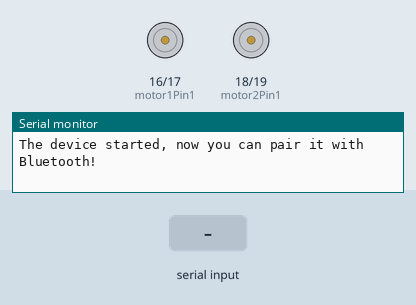
This sketch was run on a simulated ESP32. Parts: motor-driver pin pairs drawn as motors (green arrow = first pin HIGH = forward, orange = second pin HIGH = backward, longer = more drive, scaled by the enable pin), the last lines printed to the serial monitor. The inputs (shaded band) are chosen by the test bench. Nothing arrives over Bluetooth unless stated.

Above: at 1.2 s.
1.3 s: "f" received over the second serial link
At 2.4 s:
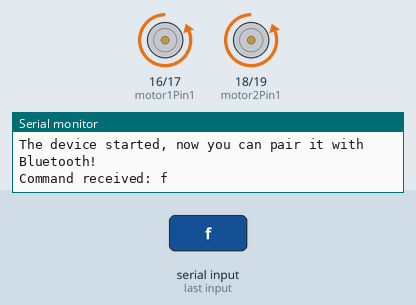
2.8 s: "b" received over the second serial link
At 3.5 s:
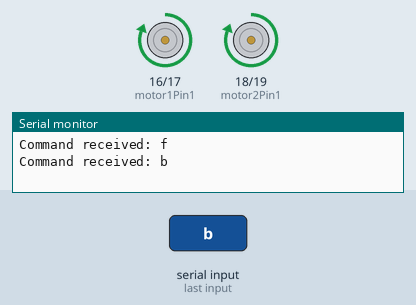
4.3 s: "r" received over the second serial link
At 4.7 s:
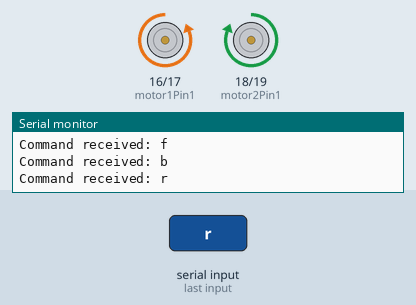
5.8 s: "l" received over the second serial link
At 7.0 s:
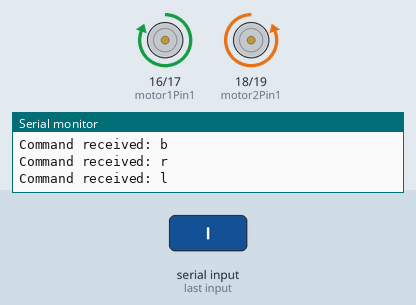
7.3 s: "g" received over the second serial link
At 8.2 s:
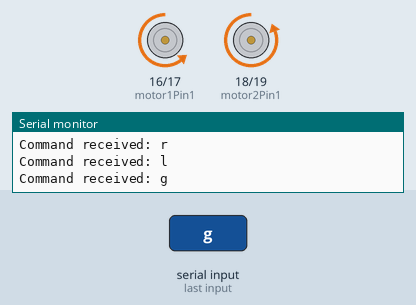
8.8 s: "i" received over the second serial link
At 9.3 s:
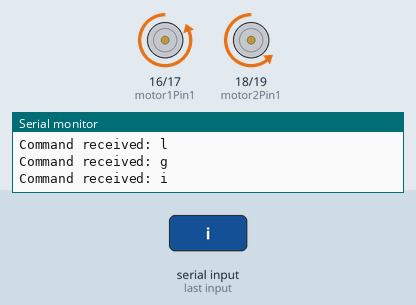
Timing chart, 0 to 11.3 s (numbered marks = the images above; inputs shaded):
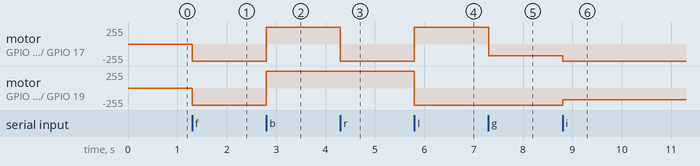

The sketch:

ESP_BT_IF_ELSE_MOD.ino
```cpp
#include <BluetoothSerial.h>
#include <driver/ledc.h>


BluetoothSerial SerialBT;

// Motor Driver Pins
#define motor1Pin1   16
#define motor1Pin2   17
#define motor2Pin1   18
#define motor2Pin2   19

#define enA   25
#define enB   26

const int pwmFrequency = 5000;
const int pwmResolution = 8;
const int pwmChannelA = 0;
const int pwmChannelB = 1;

void setup() {
  pinMode(motor1Pin1, OUTPUT);
  pinMode(motor1Pin2, OUTPUT);
  pinMode(motor2Pin1, OUTPUT);
  pinMode(motor2Pin2, OUTPUT);
  pinMode(enA, OUTPUT);
  pinMode(enB, OUTPUT);

  // Setup PWM channels
  ledcSetup(pwmChannelA, pwmFrequency, pwmResolution);
  ledcSetup(pwmChannelB, pwmFrequency, pwmResolution);

  // Attach PWM channels to GPIO pins
  ledcAttachPin(enA, pwmChannelA);
  ledcAttachPin(enB, pwmChannelB);

  Serial.begin(115200);
  SerialBT.begin("ESP32_Soccer_Robot"); // Name of your ESP32 Bluetooth
  Serial.println("The device started, now you can pair it with Bluetooth!");
}

void loop() {
  if (SerialBT.available()) {
    char command = SerialBT.read();
    Serial.print("Command received: ");
    Serial.println(command);

    int motorSpeed = 255;
    int motorSpeed2 = 0;
    int motorSpeed3 = 180;

    if (command == 'f') { // Move Forward
      ledcWrite(pwmChannelA, motorSpeed);
      ledcWrite(pwmChannelB, motorSpeed);

      digitalWrite(motor1Pin1, LOW);
      digitalWrite(motor1Pin2, HIGH);
      digitalWrite(motor2Pin1, LOW);
      digitalWrite(motor2Pin2, HIGH);

    } else if (command == 'b') { // Move Backward
      ledcWrite(pwmChannelA, motorSpeed);
      ledcWrite(pwmChannelB, motorSpeed);

      digitalWrite(motor1Pin1, HIGH);
      digitalWrite(motor1Pin2, LOW);
      digitalWrite(motor2Pin1, HIGH);
      digitalWrite(motor2Pin2, LOW);

    } else if (command == 'r') { // Turn Right
      ledcWrite(pwmChannelA, motorSpeed);
      ledcWrite(pwmChannelB, motorSpeed);

      digitalWrite(motor1Pin1, LOW);
      digitalWrite(motor1Pin2, HIGH);
      digitalWrite(motor2Pin1, HIGH);
      digitalWrite(motor2Pin2, LOW);

    } else if (command == 'l') { // Turn Left
      ledcWrite(pwmChannelA, motorSpeed);
      ledcWrite(pwmChannelB, motorSpeed);

      digitalWrite(motor1Pin1, HIGH);
      digitalWrite(motor1Pin2, LOW);
      digitalWrite(motor2Pin1, LOW);
      digitalWrite(motor2Pin2, HIGH);

    } else if (command == 's' || command == '0') { // Stop
      ledcWrite(pwmChannelA, 0);
      ledcWrite(pwmChannelB, 0);

      digitalWrite(motor1Pin1, LOW);
      digitalWrite(motor1Pin2, LOW);
      digitalWrite(motor2Pin1, LOW);
      digitalWrite(motor2Pin2, LOW);

    } else if (command == 'g') { // Custom command 'g'
      ledcWrite(pwmChannelA, motorSpeed3);
      ledcWrite(pwmChannelB, motorSpeed);

      digitalWrite(motor1Pin1, LOW);
      digitalWrite(motor1Pin2, HIGH);
      digitalWrite(motor2Pin1, LOW);
      digitalWrite(motor2Pin2, HIGH);

    } else if (command == 'i') { // Custom command 'i'
      ledcWrite(pwmChannelA, motorSpeed);
      ledcWrite(pwmChannelB, motorSpeed3);

      digitalWrite(motor1Pin1, LOW);
      digitalWrite(motor1Pin2, HIGH);
      digitalWrite(motor2Pin1, LOW);
      digitalWrite(motor2Pin2, HIGH);

    } else if (command == 'h') { // Custom command 'h'
      ledcWrite(pwmChannelA, motorSpeed3);
      ledcWrite(pwmChannelB, motorSpeed);

      digitalWrite(motor1Pin1, HIGH);
      digitalWrite(motor1Pin2, LOW);
      digitalWrite(motor2Pin1, HIGH);
      digitalWrite(motor2Pin2, LOW);

    } else if (command == 'j') { // Custom command 'j'
      ledcWrite(pwmChannelA, motorSpeed);
      ledcWrite(pwmChannelB, motorSpeed3);

      digitalWrite(motor1Pin1, HIGH);
      digitalWrite(motor1Pin2, LOW);
      digitalWrite(motor2Pin1, HIGH);
      digitalWrite(motor2Pin2, LOW);

    } else {
      ledcWrite(pwmChannelA, 0);
      ledcWrite(pwmChannelB, 0);

      digitalWrite(motor1Pin1, HIGH);
      digitalWrite(motor1Pin2, LOW);
      digitalWrite(motor2Pin1, HIGH);
      digitalWrite(motor2Pin2, LOW);

    }
  }
}
```

Measured:
- after the input at 1.3 s, motor on GPIO 16 (motor1Pin1) / GPIO 17 (motor1Pin2), motor on GPIO 18 (motor2Pin1) / GPIO 19 (motor2Pin2): stopped → backward 255/255 at once
- after the input at 2.8 s, motor on GPIO 16 (motor1Pin1) / GPIO 17 (motor1Pin2), motor on GPIO 18 (motor2Pin1) / GPIO 19 (motor2Pin2): backward 255/255 → forward 255/255 at once
- after the input at 4.3 s, motor on GPIO 16 (motor1Pin1) / GPIO 17 (motor1Pin2): forward 255/255 → backward 255/255 at once
- after the input at 5.8 s, motor on GPIO 16 (motor1Pin1) / GPIO 17 (motor1Pin2): backward 255/255 → forward 255/255 at once; motor on GPIO 18 (motor2Pin1) / GPIO 19 (motor2Pin2): forward 255/255 → backward 255/255 at once
- after the input at 7.3 s, motor on GPIO 16 (motor1Pin1) / GPIO 17 (motor1Pin2): forward 255/255 → backward 179/255 at once
- after the input at 8.8 s, motor on GPIO 16 (motor1Pin1) / GPIO 17 (motor1Pin2): backward 179/255 → backward 255/255 at once; motor on GPIO 18 (motor2Pin1) / GPIO 19 (motor2Pin2): backward 255/255 → backward 179/255 at once
